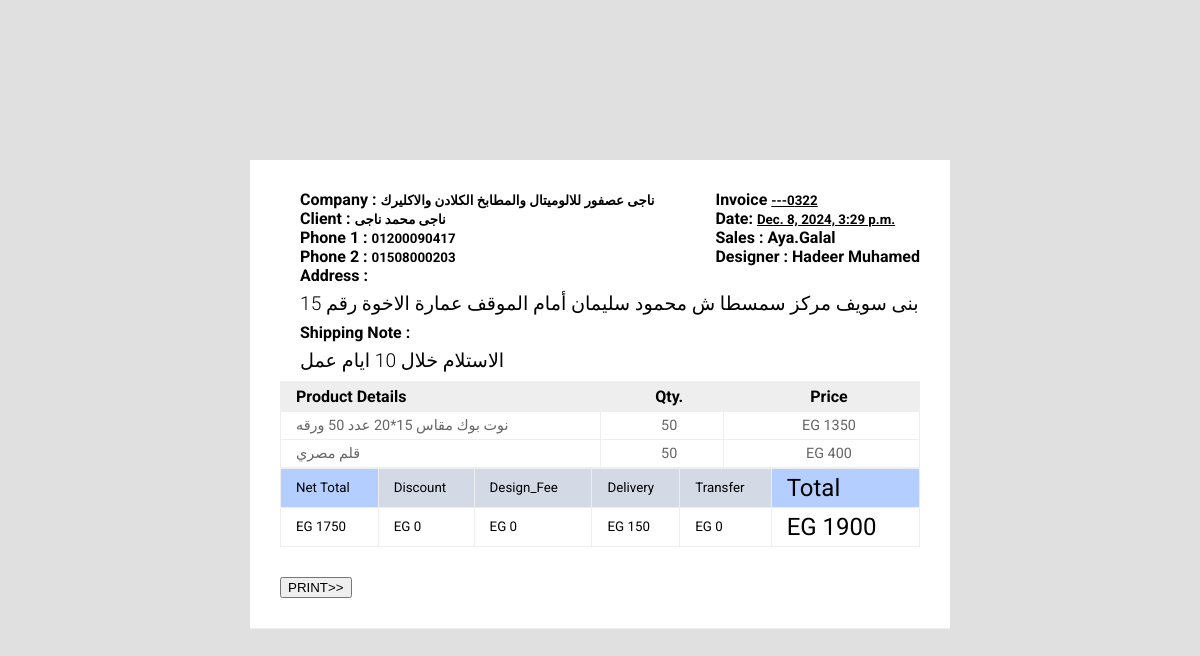
The page /Dr_Print_order_list/322 (signed in) on the database its author committed.
### Dr_Print/models.py (models this page shows, shortened)
class Dr_Print_Order(models.Model):
    Sales = models.ForeignKey(get_user_model(), on_delete=models.PROTECT, related_name='Dr_Print_Order_Sales',)
    Customer = models.ForeignKey(Dr_Print_Customer,related_name='Dr_Print_order_customer',on_delete=models.PROTECT)
    Source=models.ForeignKey(SourceChannel,related_name='Dr_Print_order_Source',on_delete=models.PROTECT)
    Status=models.ForeignKey(Order_Status,related_name='Dr_Print_order_status',on_delete=models.PROTECT)
    Feedback=models.ForeignKey(Order_Feedback,related_name='Dr_Print_Order_Feedback',on_delete=models.PROTECT)
    Designer=models.ForeignKey(Designer,related_name='Dr_Print_order_Designer',on_delete=models.PROTECT)
    Design = models.FileField(upload_to=user_directory_path,null=True,blank=True)
    Discount=models.IntegerField(("Discount"),default=0)
    Delivery=models.IntegerField(("Delivery"),default=0)
    Design_Fees=models.IntegerField(("Design_Fees"),default=0)
    Transfer=models.IntegerField(("Transfer"),default=0)
    Shipping = models.TextField(("Shipping"),max_length=250)
    Order_Note=models.CharField(("Note"), max_length=50,null=True,blank=True)
    Created = models.DateTimeField(auto_now_add=True)
    Updated= models.DateTimeField(auto_now=True)
    class Meta:
        verbose_name_plural ="Orders"
    def Order_Total(self):
        total = 0
        Order_detail = self.Dr_Print_order_Detail.all()
        for order in Order_detail:
            total+=int(1)*int(order.Price)
        return total
    def Cost(self):
        cost = self.Order_Total()+int(self.Delivery)+int(self.Design_Fees)-int(self.Discount)-int(self.Transfer)
        return cost

class Dr_Print_Customer(models.Model):
    Company=models.CharField(("Company"), max_length=100,unique=True)
    Client=models.CharField(("Client"), max_length=100)
    Phone_1=models.CharField(("Phone 1 "), max_length=11,unique=True)
    Phone_2=models.CharField(("Phone 2 "), max_length=11,null=True,blank=True,unique=True)
    Governorate = models.ForeignKey(Governorate,related_name='Dr_Print_Customer_city',on_delete=models.PROTECT)
    Address=models.TextField(("Address"), max_length=250)
    Email=models.CharField(("Email"), max_length=50 ,null=True,blank=True,unique=True)
    Note=models.CharField(("Note"), max_length=50,null=True,blank=True)
    Created = models.DateTimeField(auto_now_add=True)
    Updated= models.DateTimeField(auto_now=True)
    def __str__(self) :
        return f"""{self.Company}"""
    class Meta:
        verbose_name_plural ="Customers"

class Dr_Print_OrderDetail(models.Model):
    Order = models.ForeignKey(Dr_Print_Order,related_name='Dr_Print_order_Detail',on_delete=models.CASCADE)
    Item = models.ForeignKey(Item,related_name='Dr_Print_Item_Category',on_delete=models.PROTECT)
    Item_Name = models.TextField(("Item_Name"),max_length=250)
    Quantity = models.IntegerField(("Quantity"),default=0)
    Price = models.IntegerField(("Price"),default=0)
    Note=models.CharField(("Note"), max_length=50,null=True,blank=True)
    class Meta:
        verbose_name_plural ="Order_Items"

### CRM_Data/models.py (models this page shows)
class Designer(models.Model):
    name=models.CharField(("Designer"), max_length=50,unique=True)
    note=models.CharField(("Note"), max_length=50,null=True,blank=True)
    def __str__(self) :
        return f"""{self.name}"""
    class Meta:
        verbose_name_plural ="Designer"

### CRM_Data/views.py (the view)
# urls.py: path('Dr_Print_order_list/<int:id>',views.Dr_Print_invoice,name='Dr_Print_invoice'),
@login_required
def Dr_Print_invoice(request, id):
        obj = get_object_or_404(Dr_Print_Order, id=id)
        context={'order':obj}
        return render(request, 'Dr_Print/Dr_Print_invoice.html', context)

### CRM_Data/templates/Dr_Print/Dr_Print_invoice.html (shortened to what this page needs)
{% load static %}
<!DOCTYPE html>
<html lang="en">
<head>
    <link rel="stylesheet" href="{% static 'en/css/invoice.css' %}">
</head>
<body>
    <div id="invoiceholder">
    <div div id="headerimage"> </div>
      <div id="invoice" class="effect2">
        <div id="invoice-mid">
          <div class="title">
            <h4> Invoice <small><u>---0{{order.id}} </u></small></h4>
            <h4>Date: <small><u>{{order.Created }}</u></small></h4>
              <h4>Sales : {{order.Sales }}</h4>
              <h4>Designer : {{order.Designer }}</h4>
          </div>
          <div class="info">
            <h4> Company :  <small>{{order.Customer}} </small></h4>
            <h4>Client : <small>{{order.Customer.Client}}</small></h4>
              <h4>Phone 1 : <small>{{order.Customer.Phone_1}}</small></h4>
              <h4>Phone 2 : <small>{{order.Customer.Phone_2}}</small></h4>
          </div>
          <br>
          <br>
          <br>
          <div class="info">
            <h4>Address : </h4>
		<h3>{{order.Customer.Address}}</h3>
		<h4>Shipping Note : </h4>
		<h3>{{order.Shipping}}</h3>
          </div>
        <div >
          <div id="table">
            <table>
              <tr class="tabletitle">
                <td class="item"><h4 >Product Details</h4></td>
                <td class="Hours"><h4 style="text-align: center;">Qty.</h4></td>
                <td class="Rate"><h4 style="text-align: center;">Price</h4></td>
              </tr>
              {% for item in order.Dr_Print_order_Detail.all %}
              <tr class="service">
                <td class="tableitem"><p class="itemtext" >{{item.Item_Name}}</p></td>
                <td class="tableitem"><p class="itemtext" style="text-align: center;"> {{item.Quantity}}</p></td>
                <td class="tableitem"><p class="itemtext" style="text-align: center;">EG {{item.Price}}</p></td>
              </tr>
              {% endfor %}
            </table>
            <table>
              <tr class="tabletitle" >
                <tr>
                  <td style=" background-color:rgb(180, 206, 255);text-align: left;font-size: smaller;"  >Net Total</td>
                  <td style=" background-color:rgb(212, 218, 229);text-align: left;font-size: smaller;" >Discount</td>
                  <td style=" background-color:rgb(212, 218, 229);text-align: left;font-size: smaller;" >Design_Fee</td>
                  <td style=" background-color:rgb(212, 218, 229);text-align: left;font-size: smaller;" >Delivery</td>
                  <td style=" background-color:rgb(212, 218, 229);text-align: left;font-size: smaller;" >Transfer</td>
                  <td style=" background-color:rgb(180, 206, 255);text-align: left;font-size: x-large;" >Total</td>
                </tr>
                <tr>
                  <td style="text-align: left;font-size: smaller;" >EG {{order.Order_Total}}</td>
                  <td style="text-align: left;font-size: smaller;" >EG {{order.Discount}}</td>
                  <td style="text-align: left;font-size: smaller;" >EG {{order.Design_Fees}}</td>
                  <td style="text-align: left;font-size: smaller;" >EG {{order.Delivery}}</td>
                  <td style="text-align: left;font-size: smaller;" >EG {{order.Transfer}}</td>
                  <td style="text-align: left;font-size: x-large;" >EG {{order.Cost}}</td>
                </tr>
              </tr>
            </table>
          </div>
          <div id="legalcopy">
            <button type="button"  onclick="window.print()">PRINT>></button>
          </div>
        </div>
      </div>
    </div>
</body>
</html>

### static/en/css/invoice.css (style rules this page uses)
* { margin: 0; box-sizing: border-box; }
body { background: #e0e0e0; font-family: 'Roboto', sans-serif; background-image:'#'; background-repeat: repeat-y; background-size: 100%; }
h3 { font-size: 1.2em; font-weight: 300; line-height: 2em; }
p { font-size: .7em; color: #666; line-height: 1.2em; }
#invoiceholder { width:100%; hieght: 100%; padding-top: 100px; }
#headerimage { z-index:-1; position:relative; top: -50px; height: 350px; background-size: 1920px 80%; background-position: 50% -90%; }
#invoice { position: relative; top: -290px; margin: 0 auto; width: 700px; background: #FFF; }
[id*='invoice-'] { border-bottom: 1px solid #EEE; padding: 30px; }
#invoice-mid { min-height: 120px; }
.info { display: block; float:left; margin-left: 20px; }
.title { float: right; }
table { width: 100%; border-collapse: collapse; }
td { padding: 5px 0 5px 15px; border: 1px solid #EEE; word-break: break-all; }
.tabletitle { padding: 5px; background: #EEE; }
.service { border: 1px solid #EEE; }
.item { width: 50%; }
.itemtext { font-size: .9em; }
#legalcopy { margin-top: 30px; }

### rows shown on the page
Dr_Print_Order: id "322", Created "Dec. 8, 2024, 3:29 p.m.", Sales "Aya.Galal", Designer "Hadeer Muhamed", Customer "ناجى عصفور للالوميتال والمطابخ الكلادن والاكليرك", Customer.Client "ناجى محمد ناجى", Customer.Phone_1 "01200090417", Customer.Phone_2 "01508000203", Customer.Address "بنى سويف مركز سمسطا ش محمود سليمان أمام الموقف عمارة الاخوة رقم 15", Shipping "الاستلام خلال 10 ايام عمل", Order_Total "1750", Discount "0", Design_Fees "0", Delivery "150", Transfer "0", Cost "1900"
Dr_Print_OrderDetail: Item_Name "نوت بوك مقاس 15*20 عدد 50 ورقه", Quantity "50", Price "1350"
Dr_Print_OrderDetail: Item_Name "قلم مصري", Quantity "50", Price "400"
